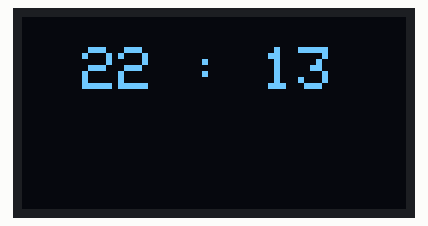
A sketch run on a simulated Arduino Uno, built with avr-gcc and run on an emulated ATmega328P. On the bench: 128×64 one-colour display. The local clock reads 2024-03-15 10:24:30 at power-on unless the sketch sets it.

Above: at 0.1 s.
At 40.2 s:
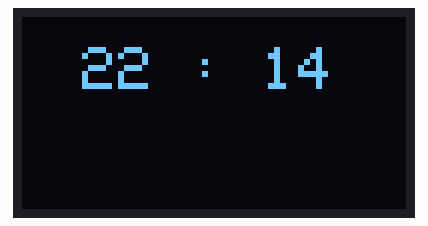
At 100.9 s:
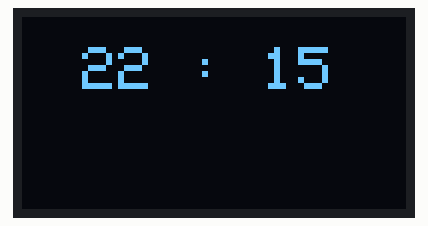

Measured:
- what the display in image 1 shows lasts 60.7 s, from 40.2 s to 100.9 s

The sketch:

ssd1306_rtc.ino
```cpp
//OLED TIME


#include <SPI.h>

#include <Wire.h>

#include <Adafruit_GFX.h>

#include <Adafruit_SSD1306.h>

#include <Time.h>
#include "RTClib.h"

RTC_DS1307 DS1307_RTC;

char Week_days[7][12] = {"Sunday", "Monday", "Tuesday", "Wednesday", "Thursday", "Friday", "Saturday"};


#define OLED_RESET 4

Adafruit_SSD1306 display(OLED_RESET);


void setup()

{


  //Serial.begin(9600);

  display.begin(SSD1306_SWITCHCAPVCC, 0x3C);  //indirizzo I2C 0x3D (per il 128x64)

  //display.display();

  display.clearDisplay();

  display.setTextSize(1);

  display.setTextColor(WHITE);

  display.clearDisplay();

  if (!DS1307_RTC.begin()) {
    Serial.println("Couldn't find RTC");
    while(1);
  }
   DS1307_RTC.adjust(DateTime(F(__DATE__), F(__TIME__)));


}


void loop()

{


  DateTime now = DS1307_RTC.now();

  schermata(now);

  delay(1000);


}

void schermata(DateTime now){
  display.clearDisplay();
  display.setTextSize(2);
  display.setCursor(20,10);
  display.print(now.hour());
  display.print(" : ");
  display.print(now.minute());
  display.display();
}
```
